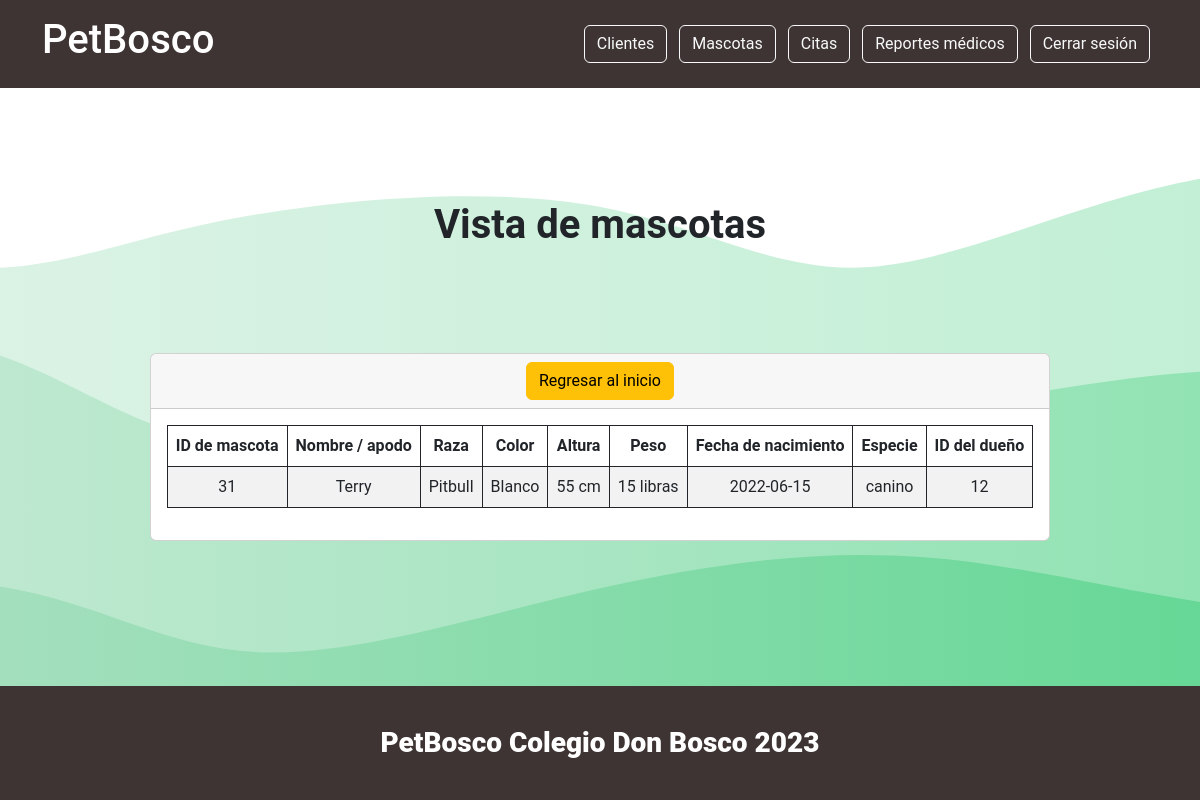
Screenshot of /secciones/mascota/indexvet.php (signed in) with the database file from the repository.
### tables this page shows
CREATE TABLE `mascota` (
  `id_mascota` int(11) NOT NULL,
  `Apodo_mascota` varchar(200) NOT NULL,
  `raza` varchar(200) NOT NULL,
  `color` varchar(200) NOT NULL,
  `Altura` varchar(200) NOT NULL,
  `condicionMascota` varchar(200) NOT NULL,
  `Peso` varchar(200) NOT NULL,
  `FechaNac` date NOT NULL,
  `especie` varchar(111) NOT NULL,
  `fk_cliente` int(11) NOT NULL
);

### secciones/mascota/indexvet.php (the view, shortened to what this page needs)
<?php include("../../conexionBd.php");
include("../../templates/headervet.php");
$sentencia = $conexion->prepare("SELECT * FROM mascota");
$sentencia->execute();
$mascotas = $sentencia->fetchAll(PDO::FETCH_ASSOC);
    ?>
    <!DOCTYPE html>
    <html lang="en">
    <head>
        <link href="https://cdn.jsdelivr.net/npm/bootstrap@5.3.0-alpha1/dist/css/bootstrap.min.css" rel="stylesheet">
        <link href="../assets/dist/css/bootstrap.min.css" rel="stylesheet">
        <link href="https://cdn.jsdelivr.net/npm/bootstrap@5.2.1/dist/css/bootstrap.min.css" rel="stylesheet"
>
    </head>
    <body>
    <div class="container d-flex justify-content-center">
        <h1><b>Vista de mascotas</b></h1>
    </div>
    <div class="card m-auto text-center">
        <div class="card-header">
            <a name="" id="" class="btn btn-warning" href="<?php echo $url_base; ?>secciones/indexvet.php" role="button">Regresar al inicio</a>
        </div>
        <div class="card-body container">
            <div>
                <table id="myTable" class="display table table text-center table-bordered border-dark table-striped table-hover">
                    <thead>
                        <tr>
                            <th scope="col">ID de mascota</th>
                            <th scope="col">Nombre / apodo</th>
                            <th scope="col">Raza</th>
                            <th scope="col">Color</th>
                            <th scope="col">Altura</th>
                            <th scope="col">Peso</th>
                            <th scope="col">Fecha de nacimiento</th>
                            <th scope="col">Especie</th>
                            <th scope="col">ID del dueño</th>
                        </tr>
                    </thead>
                    <tbody>
                        <?php foreach ($mascotas as $registro): ?>
                        <tr>
                            <td scope="row"><?php echo $registro['id_mascota'];?></td>
                            <td scope="row"><?php echo $registro['Apodo_mascota'];?></td>
                            <td scope="row"><?php echo $registro['raza'];?></td>
                            <td scope="row"><?php echo $registro['color'];?></td>
                            <td scope="row"><?php echo $registro['Altura'];?></td>
                            <td scope="row"><?php echo $registro['Peso'];?></td>
                            <td scope="row"><?php echo $registro['FechaNac'];?></td>
                            <td scope="row"><?php echo $registro['especie'];?></td>
                            <td scope="row"><?php echo $registro['fk_cliente'];?></td>
                        </tr>
                        <?php endforeach; ?>
                    </tbody>
                </table>
            </div>
        </div>
    </div>
    <?php include("../../templates/footer.php");?>
    </body>
    </html>

### rows the page displays
mascota: id_mascota "31", Apodo_mascota "Terry", raza "Pitbull", color "Blanco", Altura "55 cm", Peso "15 libras", FechaNac "2022-06-15", especie "canino", fk_cliente "12"
